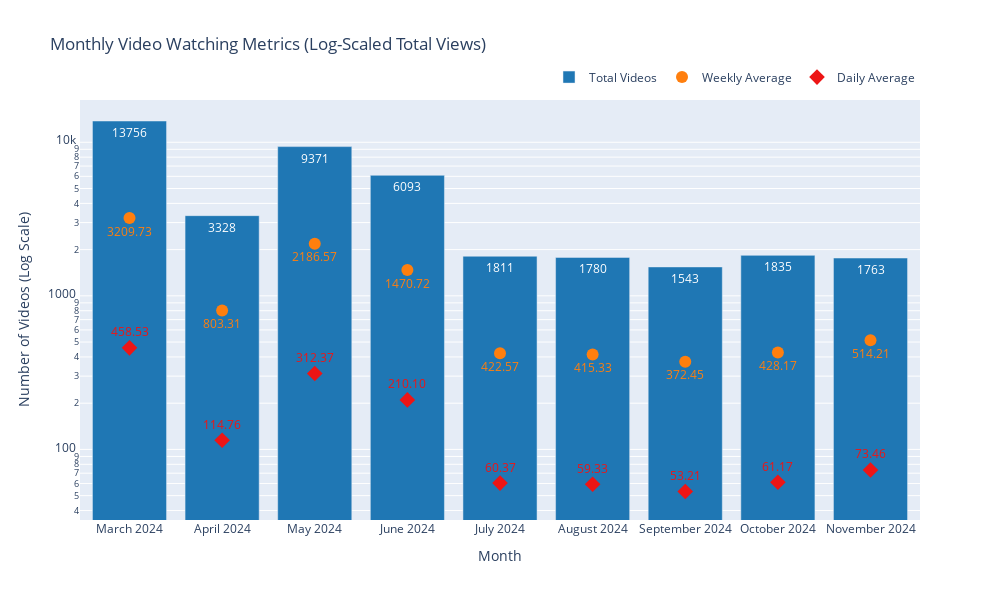

The notebook cell saved with this chart:
### Markdown cell above
# Averages

Here I wanted to consturct a graph that showed and compared my weekly and daily averages in each month. The effect of me quitting YouTube shorts are also visible here. One thing of note is that since the monthly totals are so much larger than the averages they were causing the graph to be quite unreadable so I log scaled them.

### Code cell
import pandas as pd
import plotly.graph_objects as go


file_path = "Data/watch_data_eng.csv"
df = pd.read_csv(file_path)


df['Watch Date'] = pd.to_datetime(df['Watch Date'], format='%d %b %Y', errors='coerce')
df = df.dropna(subset=['Watch Date'])


df['Month-Year'] = df['Watch Date'].dt.strftime('%B %Y')

df['Month'] = df['Watch Date'].dt.month
df['Year'] = df['Watch Date'].dt.year


def safe_avg(count, date_range, factor):
    if date_range.days > 0:
        return count / date_range.days * factor
    else:
        return count


monthly_data = df.groupby(['Year', 'Month', 'Month-Year']).agg(
    Total_Videos=('Watch Date', 'count'),
    Weekly_Avg=('Watch Date', lambda x: safe_avg(len(x), x.max() - x.min(), 7)),
    Daily_Avg=('Watch Date', lambda x: safe_avg(len(x), x.max() - x.min(), 1))
).reset_index()


monthly_data = monthly_data.sort_values(['Year', 'Month'])


fig = go.Figure()


fig.add_trace(go.Bar(
    x=monthly_data['Month-Year'],
    y=monthly_data['Total_Videos'],
    name='Total Videos',
    marker=dict(color='rgb(31, 119, 180)'),  
    text=monthly_data['Total_Videos'],
    textposition='auto'
))


fig.add_trace(go.Scatter(
    x=monthly_data['Month-Year'],
    y=monthly_data['Weekly_Avg'],
    mode='markers+text',
    name='Weekly Average',
    text=[f"{val:.2f}" for val in monthly_data['Weekly_Avg']],
    textposition='bottom center',
    marker=dict(size=12, color='rgb(255, 127, 14)', symbol='circle'),  
    textfont=dict(color='rgb(255, 127, 14)')  
))


fig.add_trace(go.Scatter(
    x=monthly_data['Month-Year'],
    y=monthly_data['Daily_Avg'],
    mode='markers+text',
    name='Daily Average',
    text=[f"{val:.2f}" for val in monthly_data['Daily_Avg']],
    textposition='top center',
    marker=dict(size=12, color='rgb(237, 21, 21)', symbol='diamond'),  
    textfont=dict(color='rgb(237, 21, 21)')  
))


fig.update_layout(
    title="Monthly Video Watching Metrics (Log-Scaled Total Views)",
    xaxis=dict(
        title="Month",
        categoryorder="array",
        categoryarray=monthly_data['Month-Year'],  
    ),
    yaxis=dict(
        title="Number of Videos (Log Scale)",
        type='log', 
        showgrid=True
    ),
    barmode='group',
    height=600,
    width=1000,
    legend=dict(
        orientation="h", 
        yanchor="bottom", y=1.02, 
        xanchor="right", x=1
    )
)

fig.show()

### Figure 1 — Plotly figure (JSON) as saved in the notebook; plotly's stock layout.template omitted (floating-point values rounded to 4 significant figures)
{"data": [{"marker": {"color": "rgb(31, 119, 180)"}, "name": "Total Videos", "text": [13756, 3328, 9371, 6093, 1811, 1780, 1543, 1835, 1763], "textposition": "auto", "type": "bar", "x": ["March 2024", "April 2024", "May 2024", "June 2024", "July 2024", "August 2024", "September 2024", "October 2024", "November 2024"], "y": [13756, 3328, 9371, 6093, 1811, 1780, 1543, 1835, 1763]}, {"marker": {"color": "rgb(255, 127, 14)", "size": 12, "symbol": "circle"}, "mode": "markers+text", "name": "Weekly Average", "text": ["3209.73", "803.31", "2186.57", "1470.72", "422.57", "415.33", "372.45", "428.17", "514.21"], "textfont": {"color": "rgb(255, 127, 14)"}, "textposition": "bottom center", "type": "scatter", "x": ["March 2024", "April 2024", "May 2024", "June 2024", "July 2024", "August 2024", "September 2024", "October 2024", "November 2024"], "y": [3210.0, 803.3, 2187.0, 1471.0, 422.6, 415.3, 372.4, 428.2, 514.2]}, {"marker": {"color": "rgb(237, 21, 21)", "size": 12, "symbol": "diamond"}, "mode": "markers+text", "name": "Daily Average", "text": ["458.53", "114.76", "312.37", "210.10", "60.37", "59.33", "53.21", "61.17", "73.46"], "textfont": {"color": "rgb(237, 21, 21)"}, "textposition": "top center", "type": "scatter", "x": ["March 2024", "April 2024", "May 2024", "June 2024", "July 2024", "August 2024", "September 2024", "October 2024", "November 2024"], "y": [458.5, 114.8, 312.4, 210.1, 60.37, 59.33, 53.21, 61.17, 73.46]}], "layout": {"barmode": "group", "height": 600, "legend": {"orientation": "h", "x": 1, "xanchor": "right", "y": 1.02, "yanchor": "bottom"}, "title": {"text": "Monthly Video Watching Metrics (Log-Scaled Total Views)"}, "width": 1000, "xaxis": {"categoryarray": ["March 2024", "April 2024", "May 2024", "June 2024", "July 2024", "August 2024", "September 2024", "October 2024", "November 2024"], "categoryorder": "array", "title": {"text": "Month"}}, "yaxis": {"showgrid": true, "title": {"text": "Number of Videos (Log Scale)"}, "type": "log"}}}
